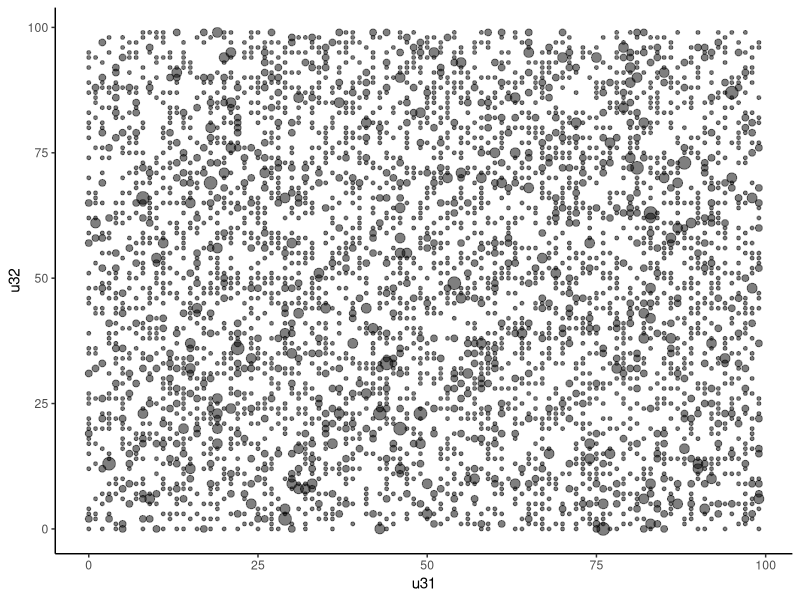

R code for this plot:
library(data.table)
library(dplyr)
library(ggplot2)

msize<-100
n<-5000
zerodiag<-FALSE

two_columns<-data.table('u31'=rep(-1,n),'u32'=rep(-1,n))


for (i in 1:n) {
  matr<-matrix(runif(msize**2),nrow=msize)
  matr<-matr+t(matr)
  if(zerodiag) {diag(matr)<-0}
  two_columns[i,1]<-msize-rank(matr[,1])[3]
  two_columns[i,2]<-msize-rank(matr[,2])[3]
}

#toplot<-two_columns[, .(count=.N), by=.(u31, u32)]
two_columns<-two_columns %>% count (u31,u32)
#plot(two_columns,cex=.5)
dots <- ggplot(two_columns,aes(x=u31,y=u32)) + 
  geom_point(size=two_columns$n,alpha=0.5) + theme_classic()

plot(dots)

tst<-cor.test(two_columns[[1]],two_columns[[2]],method="kendall")
print(tst)